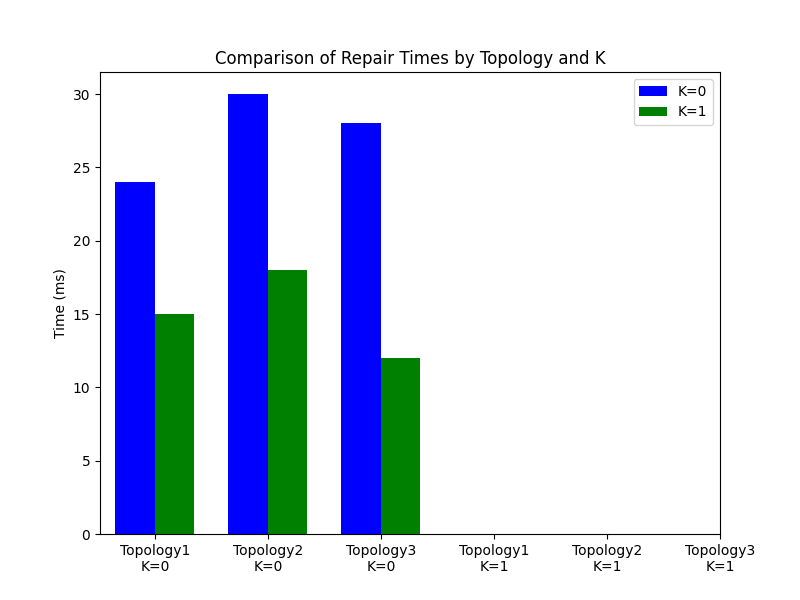

The script that saved this image:
import matplotlib.pyplot as plt
import numpy as np

# 示例数据
topologies = ['Topology1', 'Topology2', 'Topology3']
k0_times = [24, 30, 28]  # K=0的时间
k1_times = [15, 18, 12]  # K=1的时间

# 每个拓扑的数据有两个柱子：一个对应K=0，一个对应K=1
# 因此，每个拓扑的柱子总数为6（3个K=0和3个K=1）

bar_width = 0.35
index = np.arange(len(topologies))

# 创建图形
fig, ax = plt.subplots(figsize=(8, 6))

# 绘制K=0的柱状图
ax.bar(index - bar_width/2, k0_times, bar_width, label='K=0', color='b')

# 绘制K=1的柱状图
ax.bar(index + bar_width/2, k1_times, bar_width, label='K=1', color='g')

# 设置X轴标签
ax.set_ylabel('Time (ms)')
ax.set_title('Comparison of Repair Times by Topology and K')

# 设置X轴刻度和标签
# 每个拓扑名称占一行，K=0和K=1标注为第二行
labels = [f'{topo}\nK=0' for topo in topologies] + [f'{topo}\nK=1' for topo in topologies]
ax.set_xticks(np.arange(len(topologies) * 2))
ax.set_xticklabels(labels)

# 添加图例
ax.legend()

plt.savefig('/home/gaohan/Scalpel-batfish/eval_data_nsdi26/test.png')
